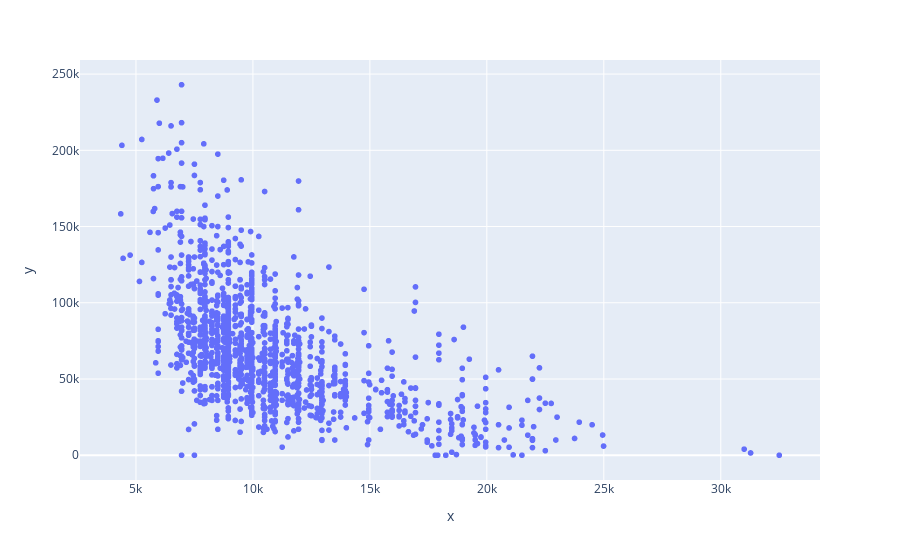

The code cell stored with this chart in its notebook:
### Code cell
figure = px.scatter(x=df1['Price'], y=df1['KM'])
# displaying the figure instance
figure.show()

### Figure 1 — Plotly figure (JSON) as saved in the notebook; plotly's stock layout.template omitted (floating-point values rounded to 4 significant figures; data arrays with more than 128 entries replaced by an {"elided": "..."} marker saying what was removed)
{"data": [{"hovertemplate": "x=%{x}<br>y=%{y}<extra></extra>", "legendgroup": "", "marker": {"color": "#636efa", "symbol": "circle"}, "mode": "markers", "name": "", "showlegend": false, "type": "scattergl", "x": {"elided": "1435 int values"}, "xaxis": "x", "y": {"elided": "1435 int values"}, "yaxis": "y"}], "layout": {"legend": {"tracegroupgap": 0}, "margin": {"t": 60}, "xaxis": {"anchor": "y", "domain": [0, 1], "title": {"text": "x"}}, "yaxis": {"anchor": "x", "domain": [0, 1], "title": {"text": "y"}}}}
